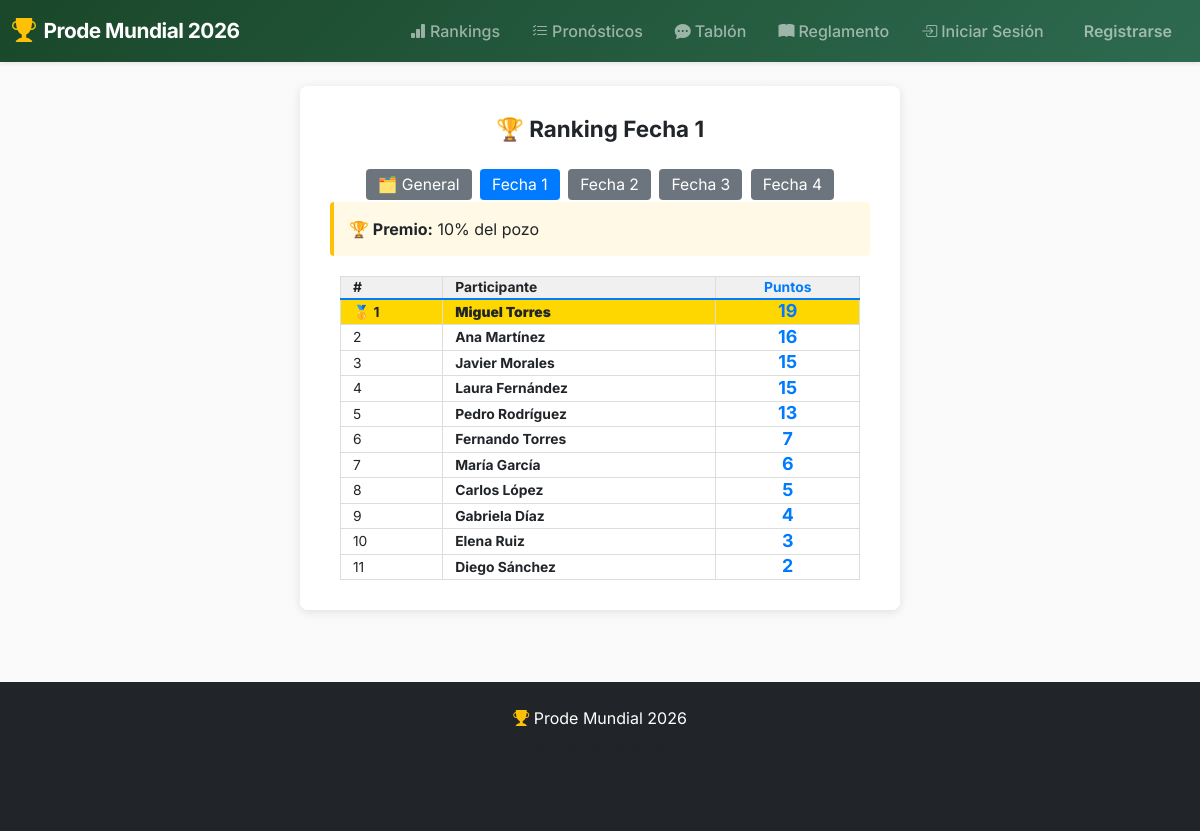
Page /rankings/phase/1 on the committed database.
### models.py (models this page shows, shortened)
class Phase(db.Model):
    __tablename__ = "phases"
    id = db.Column(db.Integer, primary_key=True)
    name = db.Column(db.String(50), nullable=False, unique=True)  # "Fecha 1", "Fecha 2", etc.
    order = db.Column(db.Integer, nullable=False)  # 1, 2, 3, 4
    matches = db.relationship('Match', backref='phase', lazy=True)

class User(db.Model, UserMixin):
    __tablename__ = "users"
    id = db.Column(db.Integer, primary_key=True)
    email = db.Column(db.String(120), unique=True, nullable=False)
    name = db.Column(db.String(80), nullable=False)
    password_hash = db.Column(db.String(256), nullable=True)
    is_admin = db.Column(db.Boolean, default=False)
    is_enabled = db.Column(db.Boolean, default=True)
    predictions = db.relationship('Prediction', backref='user', lazy=True)

### main/routes.py (the view, shortened to what this page needs)
@main_bp.route('/rankings/phase/<int:phase_id>')
def rankings_by_phase(phase_id):
    phase = Phase.query.get_or_404(phase_id)
    phase_name = phase.name
    if phase_name.strip().lower().startswith('fecha 4'):
        phase_name = 'Fecha 4'
    user_stats = (
        db.session.query(
            User.id,
            User.name,
            User.email,
            func.count(Prediction.id).label('total_predictions'),
            func.sum(Prediction.points_awarded).label('total_points')
        )
        .join(Prediction, User.id == Prediction.user_id)
        .join(Match, Prediction.match_id == Match.id)
        .filter(Match.phase_id == phase_id, User.is_admin == False)
        .group_by(User.id)
        .order_by(func.coalesce(func.sum(Prediction.points_awarded), 0).desc(), User.name)
        .all()
    )
    phases = Phase.query.order_by(Phase.order).all()
    phase_names = []
    for p in phases:
        n = p.name
        if n.strip().lower().startswith('fecha'):
            import re
            m = re.match(r'fecha\s*(\d+)', n.strip().lower())
            if m:
                n = f'Fecha {m.group(1)}'
            else:
                n = 'Fecha'
        phase_names.append(n)
    return render_template('main/rankings_phase.html',
                         phase=phase,
                         phase_name=phase_name,
                         user_stats=user_stats,
                         phases=phases,
                         phase_names=phase_names,
                         zip=zip)

### app.py (called while the page is built)
@app.context_processor
def inject_user():
    return {'current_user': current_user}

### templates/main/rankings_phase.html (shortened to what this page needs)
{% extends "base.html" %}
{% block content %}
<div style="max-width: 600px; margin: 0 auto; background-color: rgba(255, 255, 255, 0.95); padding: 30px; border-radius: 8px; box-shadow: 0 2px 10px rgba(0,0,0,0.1);">
    <h1 style="font-size:1.4rem; font-weight:700; margin-bottom:10px; text-align:center;">🏆 Ranking {{ phase_name|default(phase.name) }}</h1>
    <div style="margin: 24px 0 0 0; text-align: center;">
        <a href="{{ url_for('main.rankings') }}" class="rankings-nav-btn" style="display: inline-block; background-color: #6c757d; color: white; text-decoration: none; margin: 2px;">
            🗂️ General
        </a>
        {% for p, n in zip(phases, phase_names) %}
            <a href="{{ url_for('main.rankings_by_phase', phase_id=p.id) }}" class="rankings-nav-btn" style="display: inline-block; {% if p.id == phase.id %}background-color: #007bff;{% else %}background-color: #6c757d;{% endif %} color: white; text-decoration: none; margin: 2px;">
                {{ n }}
            </a>
        {% endfor %}
    </div>
    <div style="background-color: #fff9e6; border-left: 4px solid #ffc107; padding: 15px; margin-bottom: 20px; border-radius: 4px;">
        <strong>🏆 Premio:</strong> 10% del pozo
    </div>
    <table class="rankings-table" style="width: 100%; max-width: 520px; margin: 0 auto; border-collapse: collapse; margin-top: 20px;">
        <thead>
            <tr style="background-color: #f0f0f0; border-bottom: 2px solid #007bff;">
                <th style="padding: 12px; text-align: left; border: 1px solid #ddd;">#</th>
                <th style="padding: 12px; text-align: left; border: 1px solid #ddd;">Participante</th>
                <th style="padding: 12px; text-align: center; border: 1px solid #ddd; color: #007bff; font-weight: bold;">Puntos</th>
            </tr>
        </thead>
        <tbody>
            {% for stat in user_stats or all_users %}
                {% set is_first = (loop.index == 1) %}
                <tr style="border-bottom: 1px solid #ddd; {% if is_first %}background-color: #ffd700; font-weight: bold;{% endif %}">
                    <td style="padding: 12px; border: 1px solid #ddd;">
                        {% if loop.index == 1 %}🥇 1{% else %}{{ loop.index }}{% endif %}
                    </td>
                    <td style="padding: 12px; border: 1px solid #ddd;">
                        <strong>{{ stat.name }}</strong>
                    </td>
                    <td style="padding: 12px; border: 1px solid #ddd; text-align: center; font-weight: bold; color: #007bff; font-size: 1.2em;">
                        {{ stat.total_points or 0 }}
                    </td>
                </tr>
            {% endfor %}
        </tbody>
    </table>
</div>
{% endblock %}

### static/css/site.css (style rules this page uses)
.rankings-nav-btn { padding: 4px 12px !important; font-size: 0.98em !important; min-height: 1.2em !important; height: 2em !important; border-radius: 4px !important; }
.rankings-table tr, .rankings-table td, .rankings-table th { padding-top: 0.18rem !important; padding-bottom: 0.18rem !important; font-size: 0.93em; line-height: 1.05; }
.rankings-table td, .rankings-table th { vertical-align: middle !important; }
:root { --primary-color: #1a472a; --secondary-color: #ffd700; --accent-color: #e63946; --dark-color: #212529; --light-color: #f8f9fa; --gradient-primary: linear-gradient(135deg, #1a472a 0%, #2d6a4f 100%); --gradient-hero: linear-gradient(135deg, #667eea 0%, #764ba2 100%); --gradient-gold: linear-gradient(135deg, #ffd700 0%, #ffed4e 100%); }
* { box-sizing: border-box; }
body { margin: 0; font-family: 'Inter', -apple-system, BlinkMacSystemFont, "Segoe UI", Roboto, sans-serif; background: linear-gradient(rgba(245, 245, 245, 0.55), rgba(245, 245, 245, 0.55)), url('../images/backgrounds/foto2.jpg'); background-size: cover; background-position: center; background-attachment: fixed; background-repeat: no-repeat; color: #212529; min-height: 100vh; display: flex; flex-direction: column; }
h1, h2, h3 { color: var(--text); }

### rows in the picture
Phase: name "Fecha 1"
Phase: name "Fecha 2"
Phase: name "Fecha 3"
Phase: n "Fecha 4"
User: shows "🥇 1", name "Miguel Torres", total_points "19"
User: name "Ana Martínez", total_points "16"
User: name "Javier Morales", total_points "15"
User: name "Laura Fernández", total_points "15"
User: name "Pedro Rodríguez", total_points "13"
User: name "Fernando Torres", total_points "7"
User: name "María García", total_points "6"
User: name "Carlos López", total_points "5"
User: name "Gabriela Díaz", total_points "4"
User: name "Elena Ruiz", total_points "3"
User: name "Diego Sánchez", total_points "2"
